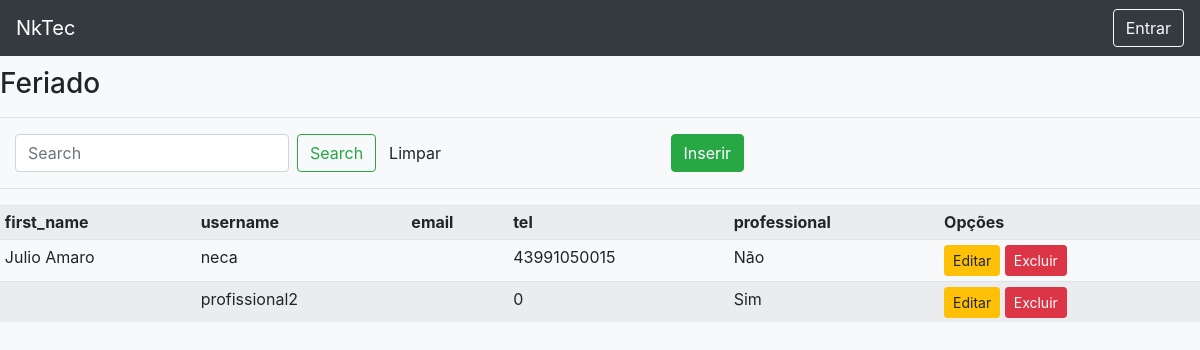
Page /list/users/ on the earlier database version.
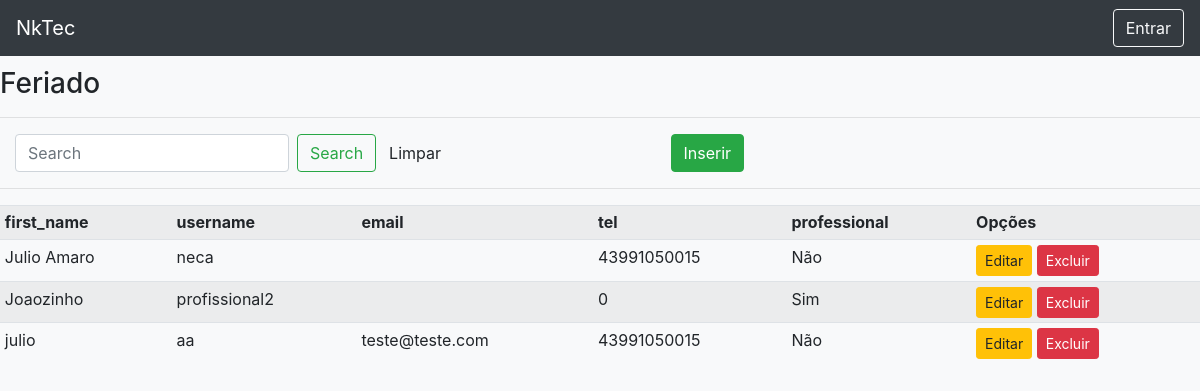
Same page on the later database version.
### users/models.py (models this page shows)
class User(AbstractUser):
    pass
    client = models.BooleanField(blank=True, null=True, default=False)
    tel = models.CharField(max_length=11, blank=True,null=True, verbose_name="Telefone")
    professional = models.BooleanField(default=False)
    master = models.ForeignKey('User', blank=True,null=True, on_delete=models.PROTECT)

### registrations/views.py (the view)
# urls.py: path('list/users/', UserList.as_view(), name ='list-user'),
class UserList(ListView):
    model = User
    template_name = 'registrations/lists/users.html'

### registrations/templates/registrations/lists/users.html
{% extends 'pages/template.html' %}
{% load static %}
{% block content %}
<h3>Feriado</h3>
<hr>
<div class="row ml-auto">
    <div class="col-sm">
        <form method="get" class="form-inline my-2 my-lg-0 mt-2" action="">
            <input class="form-control mr-sm-2" type="search" value="{{request.GET.search}}" placeholder="Search" aria-label="Search" id="search"
                name="search" autofocus>
            <button class="btn btn-outline-success my-2 my-sm-0" type="submit">Search</button>
            <a href="{% url 'list-user' %}" class="btn">Limpar</a>
        </form>
    </div>
    <div class="col-sm">
        <a href="{% url 'create-user' %}" class="btn btn-success ml-5">Inserir</a>
    </div>
</div>
<hr>
<div class="table-responsive">
    <table class="table table-striped table-sm">
        <tr>
            <th>first_name</th>
            <th>username</th>
            <th>email</th>
            <th>tel</th>
            <th>professional</th>
            <th>Opções</th>
        </tr>
        {% for obj in object_list %}
        <tr>
            <td>{{obj.first_name}}</td>
            <td>{{obj.username}}</td>
            <td>{{obj.email}}</td>
            <td>{{obj.tel}}</td>
            {%if obj.professional%}
            <td>Sim</td>
            {%else%}
            <td>Não</td>
            {%endif%}
            <td>
                <a href="{% url 'edit-user' obj.pk %}" class="btn btn-warning btn-sm">Editar</a>
                <a href="{% url 'delete-user' obj.pk %}" class="btn btn-danger btn-sm">Excluir</a>
            </td>
        </tr>
        {% empty %}
        <tr>
            <td colspan="3">
                Nenhum Registro encontrado
            </td>
        </tr>
        {% endfor %}
    </table>
</div>
{% endblock %}

Differences in the rows shown:
changed User "profissional2": first_name (not shown) → "Joaozinho"
added User: first_name "julio", username "aa", email "teste@teste.com", tel "43991050015", professional "Não"
